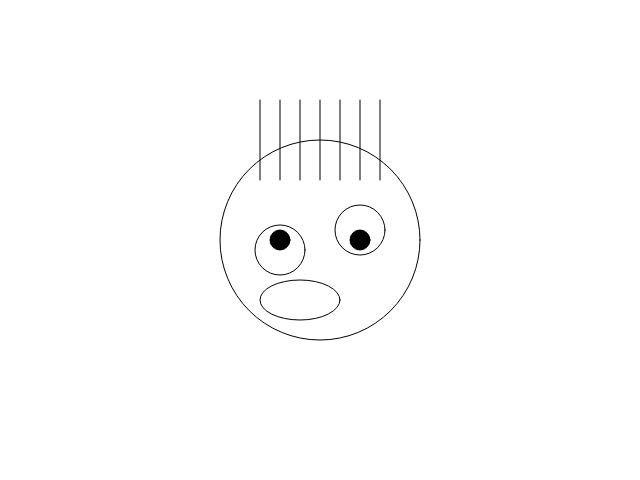
Frame 1 (no input)
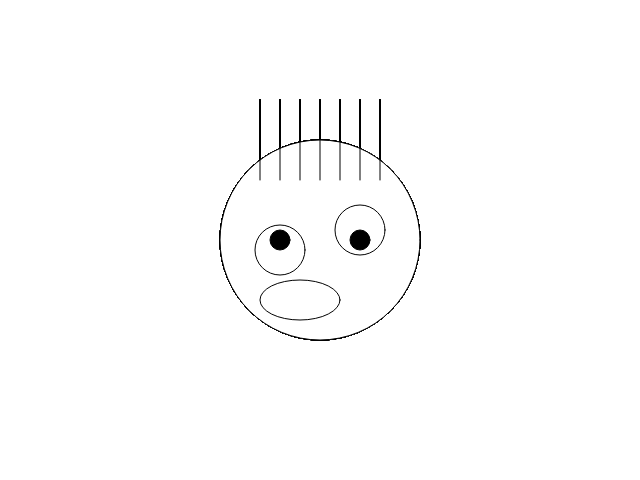
Frame 60 (no input)
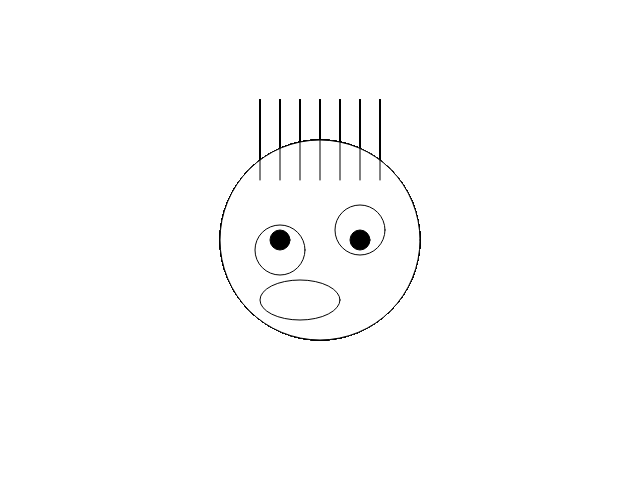
Frame 120 (the mouse pressed at the canvas centre since frame 60)

The p5.js sketch that drew these frames (run headless with seeded random() and noise() and a simulated clock; from frame 60 on, the mouse is pressed at the canvas centre):

// p5.js sketch
// ── sketch.js
// 函数setup() : 准备阶段
function setup() {
	// 创建画布，宽度640像素，高度480像素
	// 画布的坐标系统为，左上角坐标为（0，0），
	// x方向水平向右，y方向垂直向下，单位像素
	createCanvas(640,480);
}

// 函数draw()：作画阶段
function draw() {
	fill(255);// 填充白色
	// 1 画脸
	ellipse(320,240,200,200);// 圆圈
	
	// 2 左眼
	ellipse(280,250,50,50);// 另一个圆圈
	
	// 3 右眼
	ellipse(360,230,50,50); 
	
	// 4 嘴巴
	ellipse(300,300,80,40);
	
	fill(0);// 填充黑色	
	// 5 左眼珠
	ellipse(280,240,20,20);
	
	// 6 右眼珠
	ellipse(360,240,20,20);
	
	// 7 头发：从左到右画一排竖线
	line(260,180,260,100);
	line(280,180,280,100);
	line(300,180,300,100);
	line(320,180,320,100);
	line(340,180,340,100);
	line(360,180,360,100);
	line(380,180,380,100);
}
